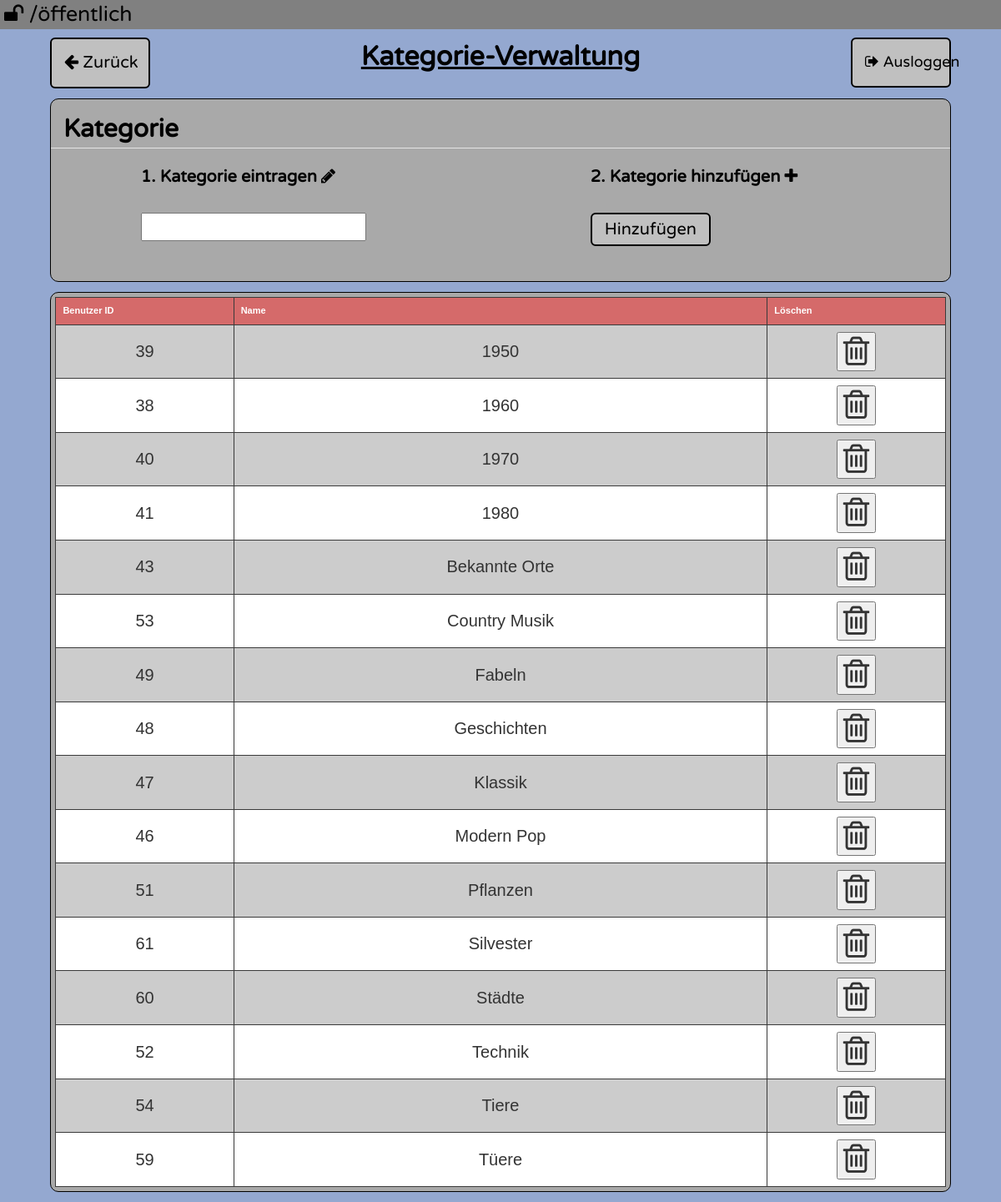
The page /kategorieVerwaltung.php (signed in) on the database its author committed.
### tables this page shows
CREATE TABLE IF NOT EXISTS `User` (
`UID` int(11) NOT NULL,
  `Name` varchar(255) DEFAULT NULL,
  `Public` tinyint(4) DEFAULT NULL
);

### www/kategorieVerwaltung.php (the view, shortened to what this page needs)
<?php
    include 'connect_DB.php';
?>
<!DOCTYPE html>
<html lang="de">
<head>
    <link href="css/bootstrap.min.css" rel="stylesheet">
    <link href="css/main.css" rel="stylesheet">
    <link href="css/font-awesome.css" rel="stylesheet">
</head>
<body class="backgr backgroundCerwaltugKategorie">
    <div class="infos"><i class="fa fa-unlock" aria-hidden="true"></i> /&ouml;ffentlich</div>
    <div class="nav">
        <div class="zurueck btn btn-lg" onclick="javascript:goback()"><i class="fa fa-arrow-left" aria-hidden="true"></i> Zurück</div>
        <div class="ueberschrift"> <u>Kategorie-Verwaltung</u></div>
        <div class="ausloggen btn btn-lg" onclick="location.href='logout.php'"> <i class="fa fa-sign-out" aria-hidden="true"></i> Ausloggen
        </div>
    </div>
    <div class="auswahlboxen Bver kategoryBox">
        <legend>Kategorie</legend>
        <form action="user.php" method="post" enctype="multipart/form-data">
            <div class="KategoryBox">
                <span class="headline">1. Kategorie eintragen</span> <i class="fa fa-pencil" aria-hidden="true"></i>
                <br><br>
                <input type="text" size="20" name="categoryName" required="required" />
            </div>
            <div class="KategoryBox">
                <span class="headline">2. Kategorie hinzufügen <i class="fa fa-plus" aria-hidden="true"></i></span>
                <br><br>
                <input type="submit" value="Hinzufügen" name="submit" class="button btn btn-lg">
            </div>
        </form>
    </div>
    <div class="auswahlboxen Bver kategoryBox">
        <?php
			$query = "SELECT * FROM User WHERE Public = 1 ORDER BY Name ASC";
			$result = mysqli_query($con, $query);
			echo "<table class='table-style-two'>";
			echo "<tr>
                    <th>Benutzer ID</th>
                    <th>Name</th>
                    <th>Löschen</th>
                  </tr>";
			if (!$result)
			{
			  echo "<tr>
                    <td>1</td>
                        <td>ID</td>
                        <td>Name des Benutzers</td>
                        <td class='test'>
                            <button>
                                <div class='delLink'>
                                    <i class='fa fa-trash-o fa-2x' aria-hidden='true'></i>
                                </button>
                        </div>
                        </a>
                        </td>
                </tr>";
			}
			else{
				while ($row = mysqli_fetch_array($result))
				{
				  echo "<tr>";
                    echo "<td>".$row[UID]."</td>";
                    echo "<td>". $row['Name'] . "</td>";
					  echo "<td class='test'><form action='userDelete.php' method='post'>
                                                <input type='hidden' name='type' value='user'>
                                                <input type='hidden' name='ID' value='". $row[UID] ."'>
                                                <button type='submit' name ='submit' value ='Button' onClick='del()'>
                                                    <i class='fa fa-trash-o fa-2x' aria-hidden='true'></i>
                                                </button>
                                            </form>
                            </td>";
					echo "</tr>";
				}
			}
			echo "</table>";
?>
    </div>
</body>
</html>

### www/css/main.css (style rules this page uses)
body { --padding-top: 0.5%; --padding-bottom: 0.5%; --padding : 0.5%; background-color: silver; color:black; font-align:middle; font-family: 'NewFont'; }
.headline { font-weight: bold; }
.ueberschrift { width:70%; margin-top: 10px; text-align:center; font-size: 2.3em; float:left; font-weight: bold; }
.nav { width:100%; height:5%; margin-bottom:1%; }
.infos { width:100%; background:gray; padding-left:5px; height: 35px; font-size: 25px; }
.ausloggen { width: 10%; padding: 15px; margin-right: 10px; margin-top: 10px; height:90%; background:silver; text-align:center; border: 2px solid black; float:left; min-height: 60px; }
.zurueck { width: 10%; padding: 15px; margin-left: 5%; margin-top: 10px; height:90%; background:silver; text-align:center; border: 2px solid black; float:left; font-size:20px; min-height: 60px; }
.button { padding: 15px; padding-top: 5px; padding-bottom: 5px; height:90%; background:silver; text-align:center; border: 2px solid black; float:left; font-size:20px; }
.backgr { background:rgba(148,168,208,1) }
.auswahlboxen { width:90%; min-height: 220px; margin-left:5%; margin-bottom:1%; border:1px solid black; border-radius: 10px 10px 10px 10px; }
.Bver { background:rgba(147,205,221,0.5); }
legend { color:black; min-height: 50px; padding-left: 15px; padding-top: 15px; font-size: 30px; font-weight: bold; }
.KategoryBox { width: 50%; font-size: 20px; padding-left: 10%; height: 50%; float: left; }
table.table-style-two { font-family: verdana, arial, sans-serif; font-size: 11px; color: #333333; border-width: 1px; border-color: #3A3A3A; border-collapse: collapse; margin:0.5%; width: 99%; }
table.table-style-two th { border-width: 1px; padding: 8px; border-style: solid; border-color: #3A3A3A; background-color: #D56A6A; color: #ffffff; }
table.table-style-two tr:nth-child(even) td { background-color: rgba(255,255,255,0.4); }
table.table-style-two td { text-align:center; border-width: 1px; padding: 8px; border-style: solid; border-color: #3A3A3A; background-color: #ffffff; font-size:20px; }
table.table-style-two td:nth-child(2) { width:60% }
table.table-style-two td:nth-child(3) { width:20% }
.kategoryBox { background-color: darkgray; }

### rows shown on the page
user: UID "39", Name "1950"
user: UID "38", Name "1960"
user: UID "40", Name "1970"
user: UID "41", Name "1980"
user: UID "43", Name "Bekannte Orte"
user: UID "53", Name "Country Musik"
user: UID "49", Name "Fabeln"
user: UID "48", Name "Geschichten"
user: UID "47", Name "Klassik"
user: UID "46", Name "Modern Pop"
user: UID "51", Name "Pflanzen"
user: UID "61", Name "Silvester"
user: UID "60", Name "Städte"
user: UID "52", Name "Technik"
user: UID "54", Name "Tiere"
user: UID "59", Name "Tüere"
